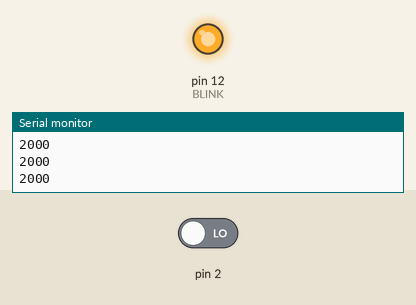
This sketch was run on a simulated Arduino Uno, built with avr-gcc and run on an emulated ATmega328P. Shown: output pins drawn as LEDs (lit = HIGH), the last lines printed to the serial monitor. Inputs (shaded band) come from the test bench; at power-on: pin 2 LOW.

Above: at 3.4 s.
3.5 s: pin 2 driven HIGH
At 6.4 s:
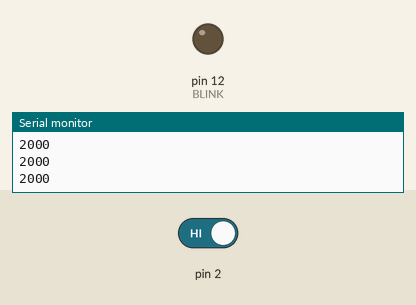
7.0 s: pin 2 driven LOW
At 10.2 s:
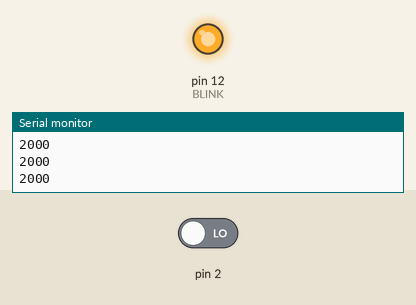
Timing chart, 0 to 11.7 s (numbered marks = the images above; inputs shaded):
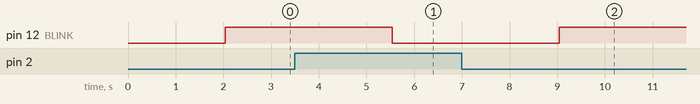

Measured:
- after the input at 3.5 s, pin 12 (BLINK): HIGH → LOW after 2.0 s
- after the input at 7.0 s, pin 12 (BLINK): LOW → HIGH after 2.0 s

The sketch:

A5_5.3_de.ino
```cpp
#include <TimerOne.h>


const int BLINK = 12; //  Blink LED
const int TASTER = 2; // Tasterm zum counter zurücksetzen


volatile unsigned long count = 0;   // counter der vom Interrupt aktualisiert werden soll


void ISR_count(){                      // ISRs akzeptieren keine Parameter!
  // counter hochzählen
  count = count + 1;
}


void resetCount(){
  // reset countvalue - no return since count is a global Variable
  count = 0;
}

void ISR_taster(){
  resetCount();
  Serial.println(count,DEC);
}

void setup() {

  // Input/Output
  pinMode(BLINK, OUTPUT);

  // turn Serialterminal on
  Serial.begin(9600);

  // Interuptfunktion, abhängig von Timer
  Timer1.initialize(1000);           // Interrupt aller 1ms
  Timer1.attachInterrupt(ISR_count);     // interruptdauer je nach LDR Wert
  attachInterrupt(0, ISR_taster, CHANGE);     // Interruptfunktion für das Tastendrücken, 0 --> externer Interrupt(muss normalerweise über Funktion angesteuert werden)
}

// RISING: Interrupttrigger, wenn der Pin von LOW auf HIGH wechselt
// FALLING: Interrupttrigger, wenn der Pin von HIGH auf LOW wechselt
// CHANGE: Interrupttrigger, wenn der Pin den Wert ändert


void loop() {
  if (count == 2000){
    Serial.println(count,DEC); // bug oder wokwi weirdness? ohne die serial prints funktioniert es nicht so gut?
    digitalWrite(BLINK, !digitalRead(BLINK)); // toggle LED
  }

}

// Funktion der Progresmms: 1. leuchten nach 4s, dann: Taste drücken, 4s warten, toggle. Nächster toggle erst wenn wieder Taste gedrückt wird
```
